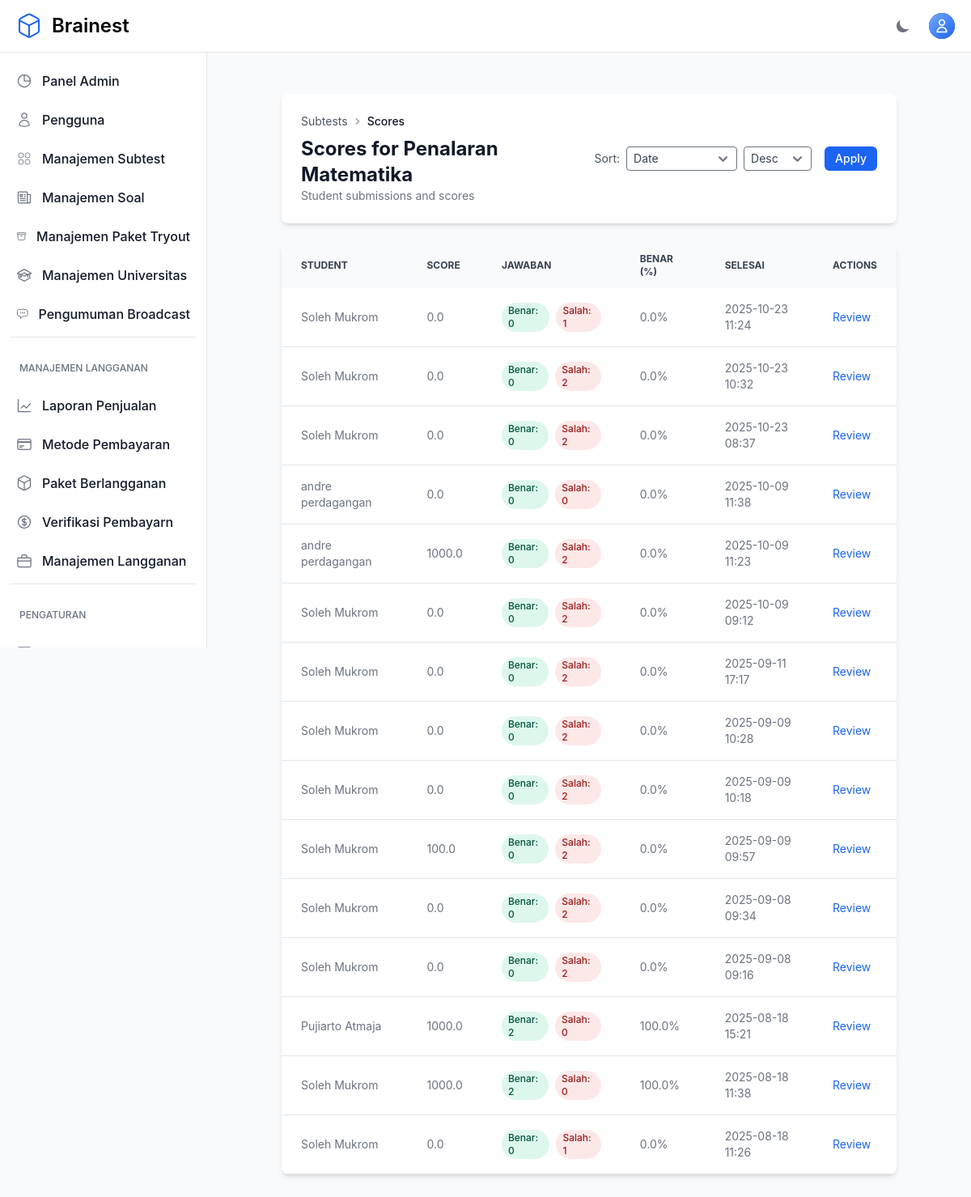
The app's page /teacher/categories/37/scores/ (signed in) with its own data.
### otosapp/models.py (models this page shows, shortened)
class Category(models.Model):
    SCORING_METHODS = [
        ('default', 'Default'),
        ('custom', 'Custom'),
        ('utbk', 'UTBK'),
    ]
    category_name = models.CharField(max_length=200)
    time_limit = models.IntegerField(default=60, help_text="Time limit in minutes (default: 60 minutes)")
    scoring_method = models.CharField(max_length=10, choices=SCORING_METHODS, default='default')
    passing_score = models.FloatField(default=75.0, help_text="Minimum score required to pass (0-100)")
    release_date = models.DateTimeField(default=timezone.now, help_text="Tanggal rilis subtest ini")
    created_by = models.ForeignKey(
        User,
        on_delete=models.SET_NULL,
        null=True,
        blank=True,
        related_name='categories_created',
        help_text='Teacher who created this category'
    )
    teachers = models.ManyToManyField(
        User,
        related_name='teaching_categories',
        blank=True,
        help_text='Additional teachers assigned to this category'
    )

class Test(models.Model):
    student = models.ForeignKey(
        User, on_delete=models.CASCADE,
        limit_choices_to={'userprofile__role__role_name': 'Student'},
        related_name="tests"
    )
    score = models.FloatField(default=0, verbose_name="Score")
    date_taken = models.DateTimeField(auto_now_add=True, verbose_name="Date Taken")
    start_time = models.DateTimeField(null=True, blank=True, verbose_name="Test Start Time")
    end_time = models.DateTimeField(null=True, blank=True, verbose_name="Test End Time")
    time_limit = models.IntegerField(default=60, verbose_name="Time Limit (minutes)")
    is_submitted = models.BooleanField(default=False, verbose_name="Is Submitted")
    categories = models.ManyToManyField(Category, related_name="tests", blank=True)
    tryout_package = models.ForeignKey(
        TryoutPackage,
        on_delete=models.CASCADE,
        null=True,
        blank=True,
        help_text="Paket tryout yang digunakan (jika ada)"
    )
    current_question = models.IntegerField(default=1, verbose_name="Current Question Index")

class User(AbstractUser):
    email = models.EmailField(unique=True)
    phone_number = models.CharField(max_length=20, null=True, blank=True, verbose_name='Phone Number')
    USERNAME_FIELD = 'email'
    REQUIRED_FIELDS = ['username']
    role = models.ForeignKey('Role', on_delete=models.SET_NULL, null=True)
    profile_picture = models.ImageField(upload_to='profile_pictures/', null=True, blank=True, storage=get_storage, max_length=500)
    email_verified_at = models.DateTimeField(null=True, blank=True)
    groups = models.ManyToManyField(
        Group,
        related_name="custom_user_set",  # Add a custom related name here
        blank=True,
        help_text="The groups this user belongs to.",
        verbose_name="groups"
    )
    user_permissions = models.ManyToManyField(
        Permission,
        related_name="custom_user_permissions",  # Add a custom related name here
        blank=True,
        help_text="Specific permissions for this user.",
        verbose_name="user permissions"
    )
    def is_admin(self):
        return self.role and self.role.role_name == 'Admin'

### otosapp/views.py (the view, shortened to what this page needs)
# urls.py: path('teacher/categories/<int:category_id>/scores/', views.teacher_view_student_scores, name='teacher_view_student_scores'),
@login_required
@admin_or_teacher_required
def teacher_view_student_scores(request, category_id):
    category = get_object_or_404(Category, id=category_id)
    if not (request.user.is_admin() or category.created_by == request.user or category.teachers.filter(pk=request.user.pk).exists()):
        raise PermissionDenied
    tests_qs = Test.objects.filter(
        categories=category,
        is_submitted=True
    ).select_related('student').distinct()
    tests_qs = tests_qs.annotate(
        correct_count_ann=Count(
            'answers',
            filter=Q(answers__question__category=category) & (
                Q(answers__selected_choice__is_correct=True) |
                Q(answers__question__question_type='essay', answers__text_answer__isnull=False)
            ),
            distinct=True
        ),
        wrong_count_ann=Count(
            'answers',
            filter=Q(answers__question__category=category) & (
                Q(answers__selected_choice__is_correct=False) |
                Q(answers__question__question_type='essay', answers__text_answer__isnull=True)
            ),
            distinct=True
        ),
    )
    sort = request.GET.get('sort', 'date')
    order = request.GET.get('order', 'desc')
    if sort == 'score':
        sort_field = 'score'
    elif sort == 'correct':
        sort_field = 'correct_count_ann'
    else:
        sort_field = 'date_taken'
    if order == 'asc':
        tests_qs = tests_qs.order_by(sort_field)
    else:
        tests_qs = tests_qs.order_by('-' + sort_field)
    paginator = Paginator(tests_qs, 15)
    page = request.GET.get('page')
    try:
        tests_page = paginator.page(page)
    except PageNotAnInteger:
        tests_page = paginator.page(1)
    except EmptyPage:
        tests_page = paginator.page(paginator.num_pages)
    for test in tests_page:
        test.correct_count = getattr(test, 'correct_count_ann', None)
        test.wrong_count = getattr(test, 'wrong_count_ann', None)
        total_answered = (test.correct_count or 0) + (test.wrong_count or 0)
        if total_answered > 0:
            try:
                test.percent_correct = round((test.correct_count / total_answered) * 100, 1)
            except Exception:
                test.percent_correct = 0.0
        else:
            test.percent_correct = 0.0
    return render(request, 'teacher/student_scores.html', {'tests': tests_page, 'category': category})

### otosapp/templates/teacher/student_scores.html (shortened to what this page needs)
{% extends 'base.html' %}
{% block content %}
<section class="bg-gray-50 dark:bg-gray-900 p-3 sm:p-5 antialiased">
  <div class="mx-auto max-w-screen-xl px-4 lg:px-12">
    <div class="bg-white dark:bg-gray-800 relative shadow-md sm:rounded-lg overflow-hidden mb-6">
      <div class="p-6 flex items-center justify-between">
        <div>
          <nav class="text-sm text-gray-500 dark:text-gray-400 mb-2" aria-label="Breadcrumb">
            <ol class="inline-flex items-center space-x-1">
              <li>
                <a href="{% url 'teacher_category_list' %}" class="text-gray-600 hover:text-gray-900 dark:text-gray-300 dark:hover:text-white">Subtests</a>
              </li>
              <li>
                <svg class="w-4 h-4 text-gray-400" fill="currentColor" viewBox="0 0 20 20" aria-hidden="true">
                  <path fill-rule="evenodd" d="M7.293 14.707a1 1 0 010-1.414L10.586 10 7.293 6.707a1 1 0 011.414-1.414l4 4a1 1 0 010 1.414l-4 4a1 1 0 01-1.414 0z" clip-rule="evenodd" />
                </svg>
              </li>
              <li class="font-medium text-gray-900 dark:text-white">Scores</li>
            </ol>
          </nav>
          <h1 class="text-2xl font-bold text-gray-900 dark:text-white">Scores for {{ category.category_name }}</h1>
          <p class="text-sm text-gray-500 dark:text-gray-400">Student submissions and scores</p>
        </div>
        <form method="get" class="flex items-center gap-2">
          <label class="text-sm text-gray-600 dark:text-gray-300">Sort:</label>
          <select name="sort" class="rounded px-2 py-1 text-sm bg-white dark:bg-gray-700 text-gray-700 dark:text-gray-200">
            <option value="date" {% if request.GET.sort == 'date' or not request.GET.sort %}selected{% endif %}>Date</option>
          </select>
          <select name="order" class="rounded px-2 py-1 text-sm bg-white dark:bg-gray-700 text-gray-700 dark:text-gray-200">
            <option value="desc" {% if request.GET.order == 'desc' or not request.GET.order %}selected{% endif %}>Desc</option>
          </select>
          <button type="submit" class="ml-2 inline-flex items-center px-3 py-1.5 border border-transparent text-sm leading-4 font-medium rounded-md text-white bg-blue-600 hover:bg-blue-700">Apply</button>
        </form>
      </div>
    </div>
    <div class="bg-white dark:bg-gray-800 relative shadow-md sm:rounded-lg overflow-hidden">
      <div class="overflow-x-auto">
        <table class="w-full text-sm text-left text-gray-500 dark:text-gray-400">
          <thead class="text-xs text-gray-700 uppercase bg-gray-50 dark:bg-gray-700 dark:text-gray-400">
            <tr>
              <th class="px-6 py-3">Student</th>
              <th class="px-6 py-3">Score</th>
              <th class="px-6 py-3">Jawaban</th>
              <th class="px-6 py-3">Benar (%)</th>
              <th class="px-6 py-3">Selesai</th>
              <th class="px-6 py-3">Actions</th>
            </tr>
          </thead>
          <tbody>
            {% for test in tests %}
            <tr class="border-b dark:border-gray-700 hover:bg-gray-50 dark:hover:bg-gray-700 transition-colors">
              <td class="px-6 py-4">
                {% if test.student.get_full_name %}
                  {{ test.student.get_full_name }}
                {% elif test.student.email %}
                  {{ test.student.email }}
                {% elif test.student.phone_number %}
                  {{ test.student.phone_number }}
                {% else %}
                  -
                {% endif %}
              </td>
              <td class="px-6 py-4">{{ test.score|floatformat:1 }}</td>
              <td class="px-6 py-4">
                <div class="flex gap-2 items-center">
                  <span class="inline-flex items-center px-2 py-0.5 rounded-full text-xs font-medium bg-green-100 text-green-800 dark:bg-green-800 dark:text-green-100">Benar: {{ test.correct_count }}</span>
                  <span class="inline-flex items-center px-2 py-0.5 rounded-full text-xs font-medium bg-red-100 text-red-800 dark:bg-red-800 dark:text-red-100">Salah: {{ test.wrong_count }}</span>
                </div>
              </td>
                <td class="px-6 py-4">{{ test.percent_correct }}%</td>
                <td class="px-6 py-4">{{ test.date_taken|date:"Y-m-d H:i" }}</td>
              <td class="px-6 py-4">
                <a href="{% url 'teacher_test_review' category.id test.id %}" class="text-sm text-blue-600 hover:underline">Review</a>
              </td>
            </tr>
            {% endfor %}
          </tbody>
        </table>
      </div>
    </div>
  </div>
</section>
{% endblock %}

### records on screen
Category: category_name "Penalaran Matematika"
Test: student.get_full_name "Soleh Mukrom", score "0.0", correct_count "0", wrong_count "1", percent_correct "0.0", date_taken "2025-10-23 11:24"
Test: student.get_full_name "Soleh Mukrom", score "0.0", correct_count "0", wrong_count "2", percent_correct "0.0", date_taken "2025-10-23 10:32"
Test: student.get_full_name "Soleh Mukrom", score "0.0", correct_count "0", wrong_count "2", percent_correct "0.0", date_taken "2025-10-23 08:37"
Test: student.get_full_name "andre perdagangan", score "0.0", correct_count "0", wrong_count "0", percent_correct "0.0", date_taken "2025-10-09 11:38"
Test: student.get_full_name "andre perdagangan", score "1000.0", correct_count "0", wrong_count "2", percent_correct "0.0", date_taken "2025-10-09 11:23"
Test: student.get_full_name "Soleh Mukrom", score "0.0", correct_count "0", wrong_count "2", percent_correct "0.0", date_taken "2025-10-09 09:12"
Test: student.get_full_name "Soleh Mukrom", score "0.0", correct_count "0", wrong_count "2", percent_correct "0.0", date_taken "2025-09-11 17:17"
Test: student.get_full_name "Soleh Mukrom", score "0.0", correct_count "0", wrong_count "2", percent_correct "0.0", date_taken "2025-09-09 10:28"
Test: student.get_full_name "Soleh Mukrom", score "0.0", correct_count "0", wrong_count "2", percent_correct "0.0", date_taken "2025-09-09 10:18"
Test: student.get_full_name "Soleh Mukrom", score "100.0", correct_count "0", wrong_count "2", percent_correct "0.0", date_taken "2025-09-09 09:57"
Test: student.get_full_name "Soleh Mukrom", score "0.0", correct_count "0", wrong_count "2", percent_correct "0.0", date_taken "2025-09-08 09:34"
Test: student.get_full_name "Soleh Mukrom", score "0.0", correct_count "0", wrong_count "2", percent_correct "0.0", date_taken "2025-09-08 09:16"
Test: student.get_full_name "Pujiarto Atmaja", score "1000.0", correct_count "2", wrong_count "0", percent_correct "100.0", date_taken "2025-08-18 15:21"
Test: student.get_full_name "Soleh Mukrom", score "1000.0", correct_count "2", wrong_count "0", percent_correct "100.0", date_taken "2025-08-18 11:38"
Test: student.get_full_name "Soleh Mukrom", score "0.0", correct_count "0", wrong_count "1", percent_correct "0.0", date_taken "2025-08-18 11:26"
